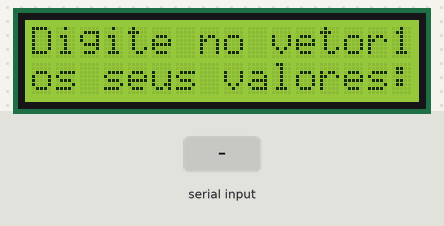
Simulated run of this sketch. Board: Arduino Uno, built with avr-gcc and run on an emulated ATmega328P. Parts: 16×2 character LCD. The test bench sets the inputs (shaded band).

Above: at 1.2 s.
1.3 s: "90,45,200\n" received over Serial
At 4.0 s:
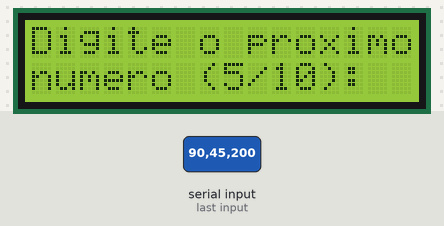
4.3 s: "30,150,10\n" received over Serial
At 5.7 s:
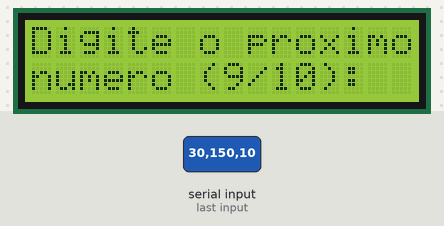
6.8 s: "90,45\n" received over Serial
At 9.2 s:
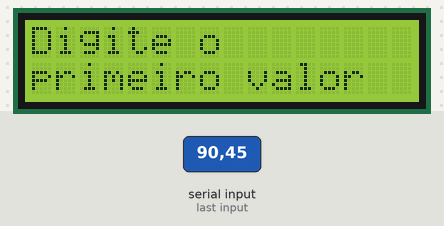
Timing chart, 0 to 10.7 s (numbered marks = the images above; inputs shaded):
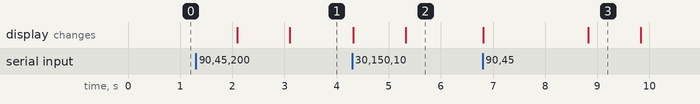

The sketch:

Ex11.ino
```cpp
#include <LiquidCrystal.h>

LiquidCrystal lcd(12, 11, 5, 4, 3, 2);

void setup(){
	lcd.begin(16, 2);
  	Serial.begin(9600);
}
void loop(){
  	int tam = 10;
  	int j = 0;
	int vetor1[tam];
	int vetor2[tam];
  	int vetor3[tam * 2];


  	lcd.clear();
  	lcd.setCursor(0, 0);
  	lcd.print("Digite no vetor1");
  	lcd.setCursor(0, 1);
  	lcd.print("os seus valores: ");
  	delay(2000);
  	lcd.clear();
  	lcd.setCursor(0, 0);
  	lcd.print("Digite o");
  	lcd.setCursor(0, 1);
  	lcd.print("primeiro valor");


	while(!Serial.available());
	vetor1[0] = Serial.parseInt();
	for(int i=1; i<tam; i++){
      	lcd.clear();
    	lcd.setCursor(0, 0);
    	lcd.print("Digite o proximo");
    	lcd.setCursor(0, 1);
    	lcd.print("numero (");
    	lcd.print(i+1);
    	lcd.print("/10):");
    	while(!Serial.available());
    	vetor1[i] = Serial.parseInt();
    }

  	lcd.clear();
  	lcd.setCursor(0, 0);
  	lcd.print("Digite no vetor2");
  	lcd.setCursor(0, 1);
  	lcd.print("os seus valores: ");
  	delay(2000);
  	lcd.clear();
  	lcd.setCursor(0, 0);
  	lcd.print("Digite o");
  	lcd.setCursor(0, 1);
  	lcd.print("primeiro valor");

	while(!Serial.available());
	vetor2[0] = Serial.parseInt();
	for(int i=1; i<tam; i++){
      	lcd.clear();
    	lcd.setCursor(0, 0);
    	lcd.print("Digite o proximo");
    	lcd.setCursor(0, 1);
    	lcd.print("numero (");
    	lcd.print(i+1);
    	lcd.print("/10):");
    	while(!Serial.available());
    	vetor2[i] = Serial.parseInt();
    }
  	for(int i=0; i<tam; i++){
    	vetor3[j++] = vetor1[i];
      	vetor3[j++] = vetor2[i];
  	}
  	for(int i=0; i<tam*2; i++){
      	Serial.print(vetor3[i]);
    }
}
```

Measured:
- after the input at 1.3 s, the display: first changes after 0.80 s (image 1 shows a later state)
- after the input at 4.3 s, the display: first changes at once (image 2 shows a later state)
- after the input at 6.8 s, the display: first changes at once (image 3 shows a later state)
